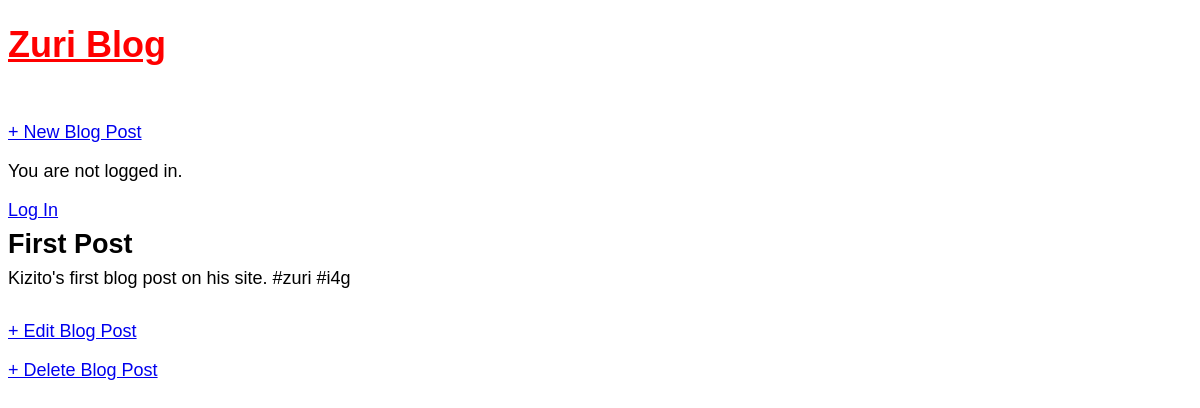
The app's page /post/1/ with its own data.
### blog/models.py (models this page shows, shortened)
class Post(models.Model):
    title = models.CharField(max_length=200)
    author = models.ForeignKey('auth.User', on_delete=models.CASCADE)
    body = models.TextField()

### blog/views.py (the view)
# urls.py: path('post/<int:pk>/', BlogDetailView.as_view(), name='post_detail'),
class BlogDetailView(DetailView):
    model = Post
    template_name = 'post_detail.html'

### templates/post_detail.html
{% extends 'base.html' %}
{% block content %}
  <div class="post-entry">
    <h2>{{ post.title }}</h2>
    <p>{{ post.body }}</p>
  </div>
  <a href="{% url 'post_edit' post.pk %}">+ Edit Blog Post</a>
  <p><a href="{% url 'post_delete' post.pk %}">+ Delete Blog Post</a></p>
{% endblock content %}

### static/css/base.css (style rules this page uses)
body { font-family: 'Source Sans Pro', sans-serif; font-size: 18px; }
.post-entry { margin-bottom: 2rem; }
.post-entry h2 { margin: 0.5rem 0; }
.post-entry p { margin: 0; font-weight: 400; }

### records on screen
Post: title "First Post", body "Kizito's first blog post on his site. #zuri #i4g"
